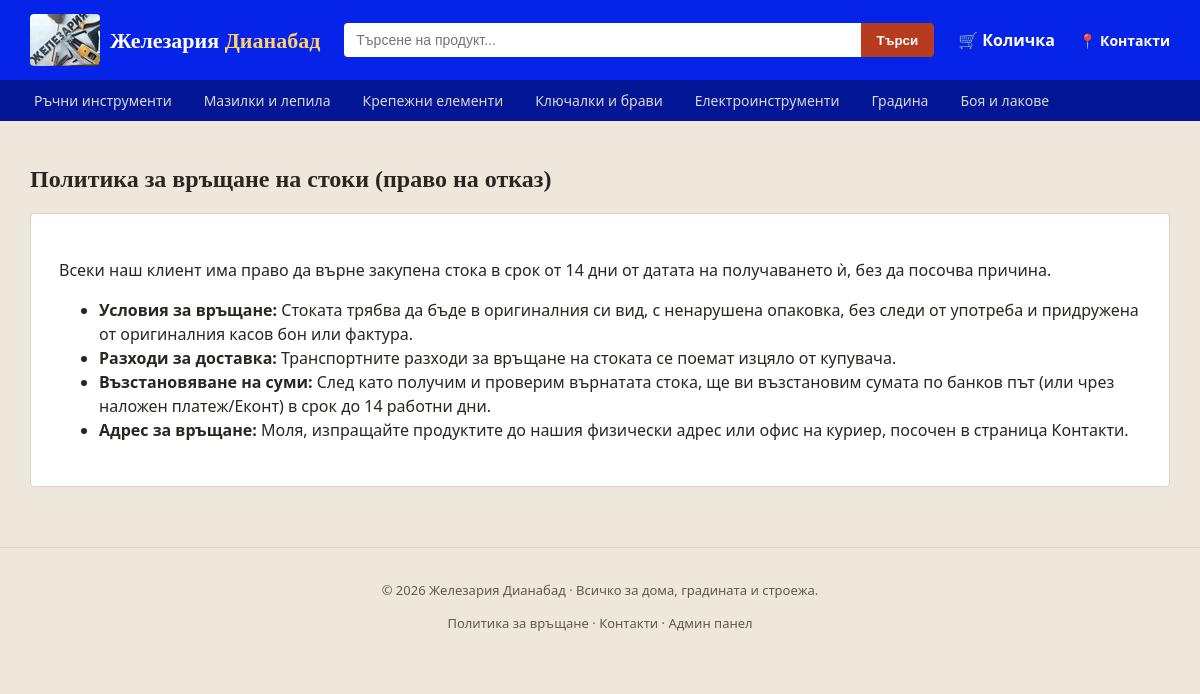
The page /returns on the database its author committed.
### models.py (models this page shows, shortened)
class Category(db.Model):
    __tablename__ = 'categories'
    id = db.Column(db.Integer, primary_key=True)
    name = db.Column(db.String(100), nullable=False, unique=True)
    latin_name = db.Column(db.String(100), nullable=True, unique=True)
    image_url = db.Column(db.String(300), default='')
    products = db.relationship('Product', backref='category', lazy=True)
    updated_at = db.Column(
        db.DateTime, nullable=True,
        default=datetime.utcnow, onupdate=datetime.utcnow
    )

### app.py (the view)
@app.route('/returns')
def returns_policy():
    categories = storefront_categories()
    return render_template('returns.html', categories=categories)

### app.py (called while the page is built, shortened)
@app.after_request
def compress_text_response(response):
    if (response.status_code in (204, 206, 304)
            or response.headers.get('Content-Encoding')):
        return response
    if response.mimetype not in {
        'text/html', 'text/plain', 'text/css', 'text/javascript',
        'application/javascript', 'application/json', 'application/ai-catalog+json',
        'application/xml',
        'text/xml', 'image/svg+xml',
    }:
        return response
    response.vary.add('Accept-Encoding')
    accepted = {}
    for item in request.headers.get('Accept-Encoding', '').lower().split(','):
        parts = item.strip().split(';')
        encoding = parts[0].strip()
        if not encoding:
            continue
    if accepted.get('gzip', accepted.get('*', 0.0)) <= 0:
        return response

@app.context_processor
def inject_whatsapp_number():
    return {'whatsapp_number': app.config['WHATSAPP_NUMBER'], 'asset_version': app.config['ASSET_VERSION']}

@app.context_processor
def inject_canonical_url():
    public_pages = {'index', 'category_view', 'product_view', 'contacts', 'returns_policy'}
    canonical_url = None
    if request.endpoint in public_pages and request.method in ('GET', 'HEAD'):
        canonical_url = app.config['CANONICAL_SITE_URL'] + url_for(
            request.endpoint, _external=False, **(request.view_args or {})
        )
    return {'canonical_url': canonical_url}

@app.before_request
def redirect_www_domain():
    if request.method in ('GET', 'HEAD') and request.host.partition(':')[0].lower() == 'www.e-jelezaria.bg':
        path = request.full_path.rstrip('?') if not request.query_string else request.full_path
        return redirect(app.config['CANONICAL_SITE_URL'] + path, code=301)

@app.context_processor
def inject_category_icons():
    return {'category_icons': CATEGORY_ICONS}

@app.context_processor
def inject_availability_info():
    return {'availability_labels': Product.AVAILABILITY_LABELS,
            'availability_badge_class': Product.AVAILABILITY_BADGE_CLASS,
            'availability_icons': Product.AVAILABILITY_ICONS}

def saved_category_sort():
    try:
        with open(os.path.join(BASE_DIR, 'category-order.json'), encoding='utf-8') as f:
            value = json.load(f).get('sort')
        return value if value in CATEGORY_SORTS else 'oldest'
    except (OSError, ValueError, AttributeError):
        return 'oldest'

def storefront_categories():
    return sorted_categories(saved_category_sort())

### templates/returns.html (shortened to what this page needs)
{% extends 'base.html' %}
{% block content %}
<h1 class="page-title">Политика за връщане на стоки (право на отказ)</h1>
<div class="contact-card">
    <p>Всеки наш клиент има право да върне закупена стока в срок от 14 дни от датата на получаването ѝ, без да посочва причина.</p>
    <ul>
        <li><strong>Условия за връщане:</strong> Стоката трябва да бъде в оригиналния си вид, с ненарушена опаковка, без следи от употреба и придружена от оригиналния касов бон или фактура.</li>
        <li><strong>Разходи за доставка:</strong> Транспортните разходи за връщане на стоката се поемат изцяло от купувача.</li>
        <li><strong>Възстановяване на суми:</strong> След като получим и проверим върнатата стока, ще ви възстановим сумата по банков път (или чрез наложен платеж/Еконт) в срок до 14 работни дни.</li>
        <li><strong>Адрес за връщане:</strong> Моля, изпращайте продуктите до нашия физически адрес или офис на куриер, посочен в страница <a href="{{ url_for('contacts') }}">Контакти</a>.</li>
    </ul>
</div>
{% endblock %}

### templates/base.html (shortened to what this page needs)
<!DOCTYPE html>
<html lang="bg">
<head>
</head>
<body>
<header class="topbar">
    <div class="topbar-inner">
        <a href="{{ url_for('index') }}" class="brand">
            <img alt=""
                 class="brand-logo"
                 height="52"
                 sizes="69px"
                 src="{{ url_for('static', filename='img/brand/logo-140.png') }}"
                 srcset="{{ url_for('static', filename='img/brand/logo-70.webp') }} 70w,
                {{ url_for('static', filename='img/brand/logo-140.webp') }} 140w,
                {{ url_for('static', filename='img/brand/logo-210.webp') }} 210w"
                 width="69">
            <span class="brand-text">Железария <span>Дианабад</span></span>
        </a>
        <form class="search-form" action="{{ url_for('search') }}" method="get">
            <label>
                <input type="text" name="q" placeholder="Търсене на продукт..." value="{{ q if q else '' }}">
            </label>
            <button type="submit">Търси</button>
        </form>
        <a href="{{ url_for('cart_view') }}" class="cart-link">
            🛒 Количка
            {% set cart = session.get('cart', {}) %}
        </a>
        <a href="{{ url_for('contacts') }}" class="contacts-link">📍 Контакти</a>
    </div>
    <nav class="categories-nav">
        {% for c in categories %}
            <a href="{{ url_for('category_view', latin_name=c.latin_name) }}">{{ c.name }}</a>
        {% endfor %}
    </nav>
</header>
<main class="container">
    {% block content %}{% endblock %}
</main>
<footer class="footer">
    <p>© 2026 Железария Дианабад · Всичко за дома, градината и строежа.</p>
    <p><a href="{{ url_for('returns_policy') }}">Политика за връщане</a> · <a href="{{ url_for('contacts') }}">Контакти</a> · <a href="{{ url_for('admin_dashboard') }}">Админ панел</a></p>
</footer>
</body>
</html>

### rows shown on the page
Category: name "Ръчни инструменти"
Category: name "Мазилки и лепила"
Category: name "Крепежни елементи"
Category: name "Ключалки и брави"
Category: name "Електроинструменти"
Category: name "Градина"
Category: name "Боя и лакове"
